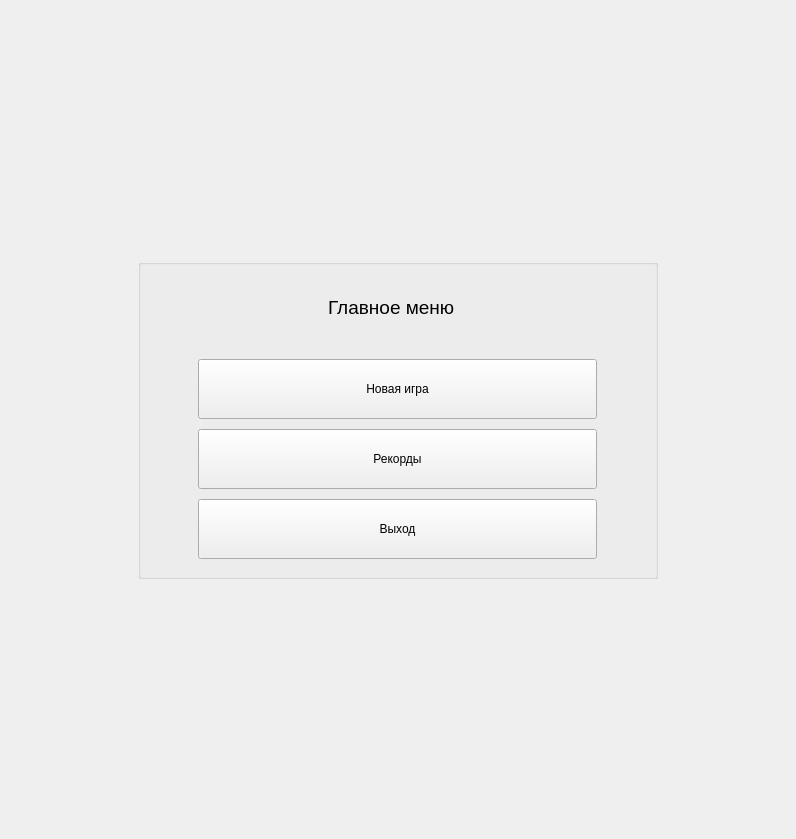
<?xml version="1.0" encoding="UTF-8"?>
<ui version="4.0">
 <class>Form</class>
 <widget class="QWidget" name="Form">
  <property name="geometry">
   <rect>
    <x>0</x>
    <y>0</y>
    <width>796</width>
    <height>839</height>
   </rect>
  </property>
  <property name="windowTitle">
   <string>Form</string>
  </property>
  <layout class="QHBoxLayout" name="horizontalLayout">
   <item>
    <widget class="QGroupBox" name="groupBox">
     <property name="sizePolicy">
      <sizepolicy hsizetype="Maximum" vsizetype="Maximum">
       <horstretch>0</horstretch>
       <verstretch>0</verstretch>
      </sizepolicy>
     </property>
     <property name="minimumSize">
      <size>
       <width>520</width>
       <height>280</height>
      </size>
     </property>
     <property name="maximumSize">
      <size>
       <width>520</width>
       <height>320</height>
      </size>
     </property>
     <widget class="QPushButton" name="newGameButton">
      <property name="geometry">
       <rect>
        <x>60</x>
        <y>100</y>
        <width>399</width>
        <height>60</height>
       </rect>
      </property>
      <property name="sizePolicy">
       <sizepolicy hsizetype="Minimum" vsizetype="Expanding">
        <horstretch>0</horstretch>
        <verstretch>0</verstretch>
       </sizepolicy>
      </property>
      <property name="maximumSize">
       <size>
        <width>400</width>
        <height>60</height>
       </size>
      </property>
      <property name="text">
       <string>Новая игра</string>
      </property>
     </widget>
     <widget class="QPushButton" name="recordsButton">
      <property name="geometry">
       <rect>
        <x>60</x>
        <y>170</y>
        <width>399</width>
        <height>60</height>
       </rect>
      </property>
      <property name="sizePolicy">
       <sizepolicy hsizetype="Minimum" vsizetype="Expanding">
        <horstretch>0</horstretch>
        <verstretch>0</verstretch>
       </sizepolicy>
      </property>
      <property name="maximumSize">
       <size>
        <width>400</width>
        <height>60</height>
       </size>
      </property>
      <property name="text">
       <string>Рекорды</string>
      </property>
     </widget>
     <widget class="QPushButton" name="exitButton">
      <property name="geometry">
       <rect>
        <x>60</x>
        <y>240</y>
        <width>399</width>
        <height>60</height>
       </rect>
      </property>
      <property name="sizePolicy">
       <sizepolicy hsizetype="Minimum" vsizetype="Expanding">
        <horstretch>0</horstretch>
        <verstretch>0</verstretch>
       </sizepolicy>
      </property>
      <property name="maximumSize">
       <size>
        <width>400</width>
        <height>60</height>
       </size>
      </property>
      <property name="text">
       <string>Выход</string>
      </property>
     </widget>
     <widget class="QLabel" name="label">
      <property name="geometry">
       <rect>
        <x>190</x>
        <y>40</y>
        <width>141</width>
        <height>17</height>
       </rect>
      </property>
      <property name="font">
       <font>
        <pointsize>14</pointsize>
       </font>
      </property>
      <property name="text">
       <string>Главное меню</string>
      </property>
     </widget>
    </widget>
   </item>
  </layout>
 </widget>
 <resources/>
 <connections/>
</ui>
